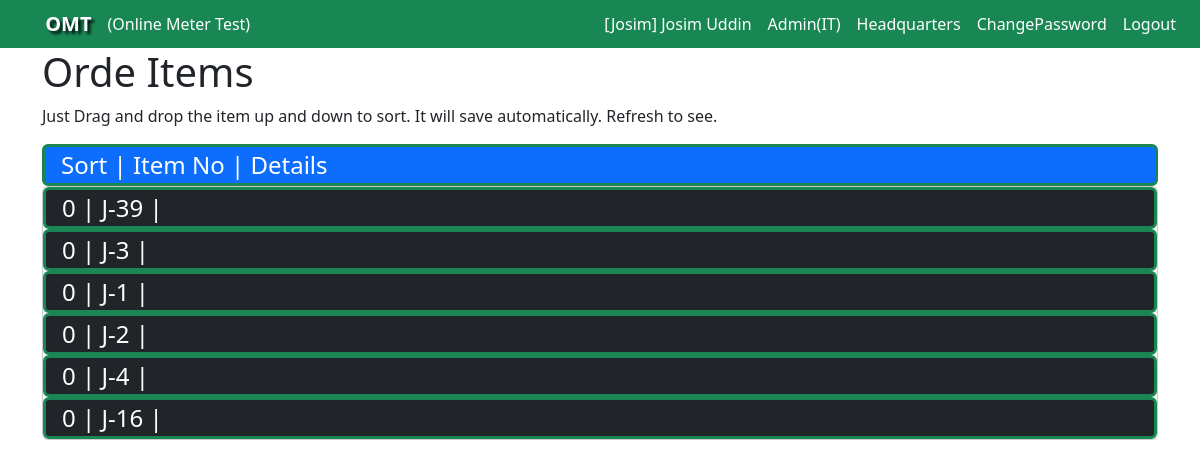
/item_list (signed in), run on the app's committed database.
### accounts/models.py (models this page shows, shortened)
class CustomUser(AbstractUser):
    ROLE_CHOICES = (
        ('admin', 'Admin'),
        ('MT', 'MT'),
        ('MTS', 'MTS'),
        ('IT', 'IT'),
        ('AGM', 'AGM'),
        ('DGM', 'DGM'),
        ('BS', 'BS'),
        ('BA', 'BA'),
        ('JE', 'JE'),
        ('LT', 'LT'),
        ('LM', 'LM'),
        ('user', 'User'),
    )
    username = models.CharField(max_length=100, unique=True)
    role = models.CharField(max_length=10, choices=ROLE_CHOICES, default='user')
    office = models.ForeignKey(Office, on_delete=models.CASCADE, null=True, blank=True)
    mobile = models.CharField(max_length=30, unique=True, blank=True, null=True)
    designation = models.ForeignKey(Designation, on_delete=models.SET_NULL, null=True, blank=True)
    training_id = models.CharField(max_length=30, unique=True, blank=True, null=True)
    date = models.DateField(auto_now_add=False, auto_now=False, default=today)
    sign_image = models.ImageField(upload_to='images/', null=True, blank=True)
    updated_by = models.CharField(max_length=100, blank=True, null=True)
    password_changed_at = models.DateTimeField(auto_now=True)  # Auto-updates on save
    def save(self, *args, **kwargs):
        if self.pk:
            original_user = CustomUser.objects.get(pk=self.pk)
            if original_user.password != self.password:
                self.password_changed_at = timezone.now()
        super().save(*args, **kwargs)

class Designation(models.Model):
    title = models.CharField(max_length=50, null=True, blank=True)
    details = models.CharField(max_length=50, null=True, blank=True)
    def __str__(self):
    	return self.title

class Office(models.Model):
	pbs = models.ForeignKey(Pbs, on_delete=models.CASCADE, blank=True, null=True)
	office_name =  models.CharField(max_length=255, null=True, blank=True)
	office_code = models.CharField(max_length=10, null=True, default="0")
	catagory = models.CharField(max_length=150, blank=True, null=True, choices= item_choice)
	updated_by = models.CharField(max_length=100, blank=True, null=True)

### balance_reg/models.py (models this page shows, shortened)
class Item(models.Model):
	item_no = models.CharField(max_length=100, unique=True)
	details = models.CharField(max_length=255, blank = True)
	order = models.PositiveIntegerField(default=0)
	class Meta:
		ordering = ['order']

### balance_reg/views.py (the view)
# urls.py: path('item_list', views.item_list, name='item_list'),
def item_list(request):
    items = Item.objects.all().order_by('order')
    return render(request, 'balance_reg/item_list.html', {'items': items})

### balance_reg/templates/balance_reg/item_list.html (shortened to what this page needs)
<!DOCTYPE html>
<html>
<head>
    <link href="https://cdn.jsdelivr.net/npm/bootstrap@5.3.3/dist/css/bootstrap.min.css" rel="stylesheet">
     <link rel="stylesheet" href="https://code.jquery.com/ui/1.12.1/themes/base/jquery-ui.css">
</head>
<body>
    {% include 'navbar.html' %}
  <div class="container">
    <h1>Orde Items</h1>
    <p>Just Drag and drop the item up and down to sort. It will save automatically. Refresh to see.</p>
     <li class="ui-state-default card bg-primary text-white fs-4 border-success border-3 px-3">Sort | Item No | Details</li>
    <div id="sortable" class="card bg-light w-80">
        {% for item in items %}
            <li class="ui-state-default card bg-dark text-white fs-4 border-success border-3 px-3" data-id="{{ item.id }}">{{ item.order }} |  {{ item.item_no }} | {{item.details}}</li>
        {% endfor %}
    </div>
</div>
</body>
</html>

### templates/navbar.html (shortened to what this page needs)
<nav class="navbar navbar-expand-sm navbar-dark bg-success text-white justify-content-end p-1" id="navbar">
  <div class="container-fluid">
    &nbsp; &nbsp; &nbsp; &nbsp;<span class="navbar-brand"><b style="text-shadow: 3px 3px 3px rgba(0, 0, 10, 0.9);">OMT</b></span>
    <div class="collapse navbar-collapse" id="navbarSupportedContent">
      {% if user.is_authenticated %}
        {% if role == 'MT' or role == 'MTS' %}
      <ul class="navbar-nav me-auto">
        <li class="nav-item dropdown">
          <span class="nav-link dropdown-toggle" href="#" id="navbarDropdown" role="button" data-bs-toggle="dropdown" aria-expanded="false">
            Test Data
          </span>
          <ul class="dropdown-menu" aria-labelledby="navbarDropdown">
            <li><a class="dropdown-item" href="{% url 'test_input' %}">New Test</a></li>
            <li><a class="dropdown-item" href="{% url 'test_report_multi' %}">Test Report</a></li>
            <li><a class="dropdown-item" href="{% url 'test_report_multi_search' %}">Search</a></li>
          </ul>
        </li>
        <li class="nav-item dropdown">
          <span class="nav-link dropdown-toggle" href="#" id="navbarDropdown" role="button" data-bs-toggle="dropdown" aria-expanded="false">
            Register
          </span>
          <ul class="dropdown-menu" aria-labelledby="navbarDropdown">
            <li><a class="dropdown-item" href="{% url 'issue_item' %}">Meter Issue</a></li>
            <li><a class="dropdown-item" href="{% url 'issue_seal' %}">Seal Issue</a></li>
            <li><hr class="dropdown-divider"></li>
            <li><a class="dropdown-item" href="{% url 'meter_issue_list' %}">Meter Record Book Register</a></li>
            <li><a class="dropdown-item" href="{% url 'seal_issue_list' %}">Seal Issue Register</a></li>
          </ul>
        </li>
        <li class="nav-item dropdown">
          <span class="nav-link dropdown-toggle" href="#" id="navbarDropdown" role="button" data-bs-toggle="dropdown" aria-expanded="false">
            Balance
          </span>
          <ul class="dropdown-menu" aria-labelledby="navbarDropdown">
            <li><a class="dropdown-item" href="{% url 'balance' %}">Balance</a></li>
            <li><a class="dropdown-item" href="{% url 'receive_item' %}">Receive All</a></li>
            <li><a class="dropdown-item" href="{% url 'issue_item_to_bl' %}">Send Item</a></li>
          </ul>
        </li>
        <li class="nav-item dropdown">
          <span class="nav-link dropdown-toggle" href="#" id="navbarDropdown" role="button" data-bs-toggle="dropdown" aria-expanded="false">
            More
          </span>
          <ul class="dropdown-menu" aria-labelledby="navbarDropdown">
            <li><a class="dropdown-item" href="{% url 'signup' %}">Add Employee</a></li>
            <li><a class="dropdown-item" href="{% url 'register' %}">Despass</a></li>
          </ul>
        </li>
      </ul>
      {% else %}
        (Online Meter Test)
      {% endif %}
      <ul class="navbar-nav ms-auto">
        <li class="nav-item">
          <a class="nav-link text-white text-nowrap" href="{% url 'profile' %}">[{{request.user.username}}]  {{request.user.first_name}} {{request.user.last_name}}</a>
        </li>
        <li class="nav-item">
          <a class="nav-link text-white text-nowrap" href="{% url 'profile' %}">{{request.user.designation}}</a>
        </li>
        <li class="nav-item">
          <a class="nav-link text-white text-nowrap" href="{% url 'profile' %}">{{request.user.office.office_name}}</a>
        </li>
        <li class="nav-item">
          <a class="nav-link text-white" href="{% url 'password_change' %}">ChangePassword</a>
        </li>
        <li class="nav-item">
          <a class="nav-link text-white" href="{% url 'logout' %}">Logout</a>
        </li>
      </ul>
      {% else %}
      <ul class="navbar-nav ms-auto">
        <li class="nav-item">
          <a class="nav-link text-white" href="{% url 'login' %}">Login</a>
        </li>
      </ul>
      {% endif %}
    </div>
  </div>
</nav>

### data on the page
CustomUser: user.username "Josim", user.first_name "Josim", user.last_name "Uddin", user.designation "Admin(IT)", user.office.office_name "Headquarters"
Item: order "0", item_no "J-39"
Item: order "0", item_no "J-3"
Item: order "0", item_no "J-1"
Item: order "0", item_no "J-2"
Item: order "0", item_no "J-4"
Item: order "0", item_no "J-16"
